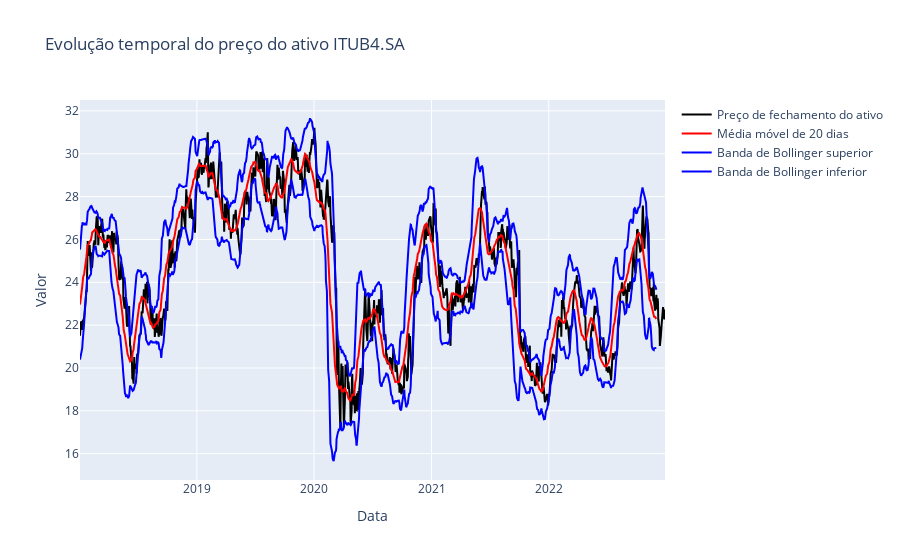

The code cell stored with this chart in its notebook:
### Code cell
plot_serie_moving_average_with_boillinger_bands(ticker1_adj_close_price, 20, ticker1)

### Figure 1 — Plotly figure (JSON) as saved in the notebook; plotly's stock layout.template omitted (floating-point values rounded to 4 significant figures; data arrays with more than 128 entries replaced by an {"elided": "..."} marker saying what was removed)
{"data": [{"line": {"color": "black", "width": 2}, "mode": "lines", "name": "Preço de fechamento do ativo", "type": "scatter", "x": {"elided": "1239 str values"}, "y": {"elided": "1239 float values"}}, {"line": {"color": "red", "width": 2}, "mode": "lines", "name": "Média móvel de 20 dias", "type": "scatter", "x": {"elided": "1239 str values"}, "y": {"elided": "1220 float values"}}, {"line": {"color": "blue", "width": 2}, "mode": "lines", "name": "Banda de Bollinger superior", "type": "scatter", "x": {"elided": "1239 str values"}, "y": {"elided": "1220 float values"}}, {"line": {"color": "blue", "width": 2}, "mode": "lines", "name": "Banda de Bollinger inferior", "type": "scatter", "x": {"elided": "1239 str values"}, "y": {"elided": "1220 float values"}}], "layout": {"title": {"text": "Evolução temporal do preço do ativo ITUB4.SA"}, "xaxis": {"title": {"text": "Data"}}, "yaxis": {"title": {"text": "Valor"}}}}
